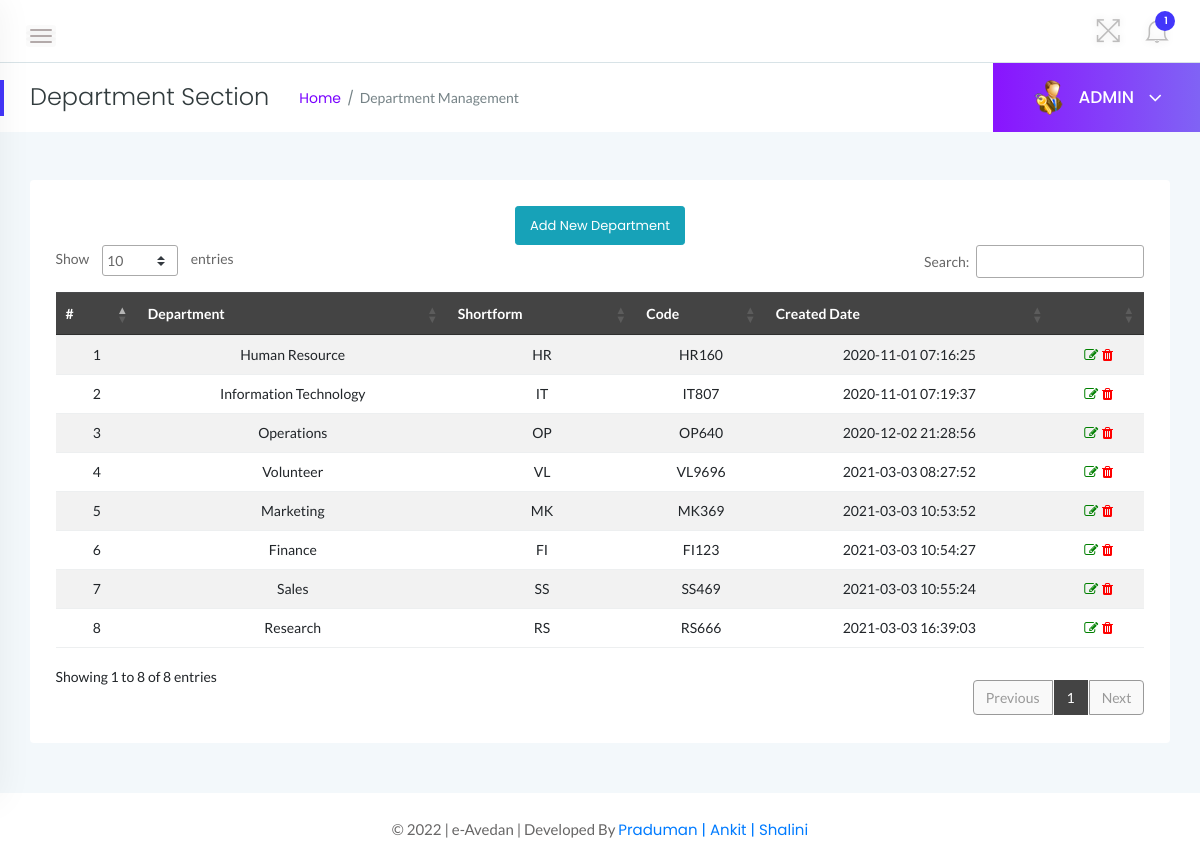
The page /admin/department.php (signed in) on the database its author committed.
### tables this page shows
CREATE TABLE `tbldepartments` (
  `id` int(11) NOT NULL,
  `DepartmentName` varchar(150) DEFAULT NULL,
  `DepartmentShortName` varchar(100) NOT NULL,
  `DepartmentCode` varchar(50) DEFAULT NULL,
  `CreationDate` timestamp NULL DEFAULT CURRENT_TIMESTAMP
);

### admin/department.php (the view, shortened to what this page needs)
<?php
    if(strlen($_SESSION['alogin'])==0){
    header('location:index.php');
    } else {
?>
<!doctype html>
<html class="no-js" lang="en">
<head>
    <link rel="stylesheet" href="../assets/css/bootstrap.min.css">
    <link rel="stylesheet" href="../assets/css/font-awesome.min.css">
    <link rel="stylesheet" href="../assets/css/themify-icons.css">
    <link rel="stylesheet" href="../assets/css/metisMenu.css">
    <link rel="stylesheet" href="../assets/css/owl.carousel.min.css">
    <link rel="stylesheet" href="../assets/css/slicknav.min.css">
    <link rel="stylesheet" href="https://www.amcharts.com/lib/3/plugins/export/export.css" type="text/css" media="all" />
    <link rel="stylesheet" type="text/css" href="https://cdn.datatables.net/1.10.19/css/jquery.dataTables.css">
    <link rel="stylesheet" type="text/css" href="https://cdn.datatables.net/1.10.18/css/dataTables.bootstrap4.min.css">
    <link rel="stylesheet" type="text/css" href="https://cdn.datatables.net/responsive/2.2.3/css/responsive.bootstrap.min.css">
    <link rel="stylesheet" type="text/css" href="https://cdn.datatables.net/responsive/2.2.3/css/responsive.jqueryui.min.css">
    <link rel="stylesheet" href="../assets/css/typography.css">
    <link rel="stylesheet" href="../assets/css/default-css.css">
    <link rel="stylesheet" href="../assets/css/styles.css">
    <link rel="stylesheet" href="../assets/css/responsive.css">
</head>
<body>
    <div class="page-container">
        <div class="main-content">
            <div class="header-area">
                <div class="row align-items-center">
                    <div class="col-md-6 col-sm-8 clearfix">
                        <div class="nav-btn pull-left">
                            <span></span>
                            <span></span>
                            <span></span>
                        </div>
                    </div>
                    <div class="col-md-6 col-sm-4 clearfix">
                        <ul class="notification-area pull-right">
                            <li id="full-view"><i class="ti-fullscreen"></i></li>
                            <?php include '../includes/admin-notification.php'?>
                        </ul>
                    </div>
                </div>
            </div>
            <div class="page-title-area">
                <div class="row align-items-center">
                    <div class="col-sm-6">
                        <div class="breadcrumbs-area clearfix">
                            <h4 class="page-title pull-left">Department Section</h4>
                            <ul class="breadcrumbs pull-left">
                                <li><a href="dashboard.php">Home</a></li>
                                <li><span>Department Management</span></li>
                            </ul>
                        </div>
                    </div>
                    <div class="col-sm-6 clearfix">
                        <div class="user-profile pull-right">
                            <img class="avatar user-thumb" src="../assets/images/admin.png" alt="avatar">
                            <h4 class="user-name dropdown-toggle" data-toggle="dropdown">ADMIN <i class="fa fa-angle-down"></i></h4>
                        </div>
                    </div>
                </div>
            </div>
            <div class="main-content-inner">
                <div class="row">
                    <div class="col-12 mt-5">
                        <div class="card">
                            <div class="card-body">
                                <div class="data-tables datatable-dark">
                                <center><a href="add-department.php" class="btn btn-sm btn-info">Add New Department</a></center>
                                    <table id="dataTable3" class="table table-hover table-striped text-center">
                                        <thead class="text-capitalize">
                                            <tr>
                                                <th>#</th>
                                                <th>Department</th>
                                                <th>Shortform</th>
                                                <th>Code</th>
                                                <th>Created Date</th>
                                                <th></th>
                                            </tr>
                                        </thead>
                                        <tbody>
                                    <?php $sql = "SELECT * from tbldepartments";
                                    $query = $dbh -> prepare($sql);
                                    $query->execute();
                                    $results=$query->fetchAll(PDO::FETCH_OBJ);
                                    $cnt=1;
                                    if($query->rowCount() > 0)
                                    {
                                    foreach($results as $result)
                                    {               ?>
                                        <tr>
                                            <td> <?php echo htmlentities($cnt);?></td>
                                            <td><?php echo htmlentities($result->DepartmentName);?></td>
                                            <td><?php echo htmlentities($result->DepartmentShortName);?></td>
                                            <td><?php echo htmlentities($result->DepartmentCode);?></td>
                                            <td><?php echo htmlentities($result->CreationDate);?></td>
                                            <td><a href="edit-department.php?deptid=<?php echo htmlentities($result->id);?>"><i class="fa fa-edit" style="color:green"></i></a><a href="department.php?del=<?php echo htmlentities($result->id);?>" onclick="return confirm('Do you want to delete');"> <i class="fa fa-trash" style="color:red"></i></a></td>
                                        </tr>
                                         <?php $cnt++;} }?>
                                    </tbody>
                                    </table>
                                </div>
                            </div>
                        </div>
                    </div>
                </div>
                </div>
            </div>
            <?php include '../includes/footer.php' ?>
        </div>
</body>
</html>
<?php } ?>

### assets/css/styles.css (style rules this page uses)
.page-container { width: 100%; height: 100%; min-height: 100vh; padding-left: 280px; -webkit-transition: padding-left 0.3s ease 0s; transition: padding-left 0.3s ease 0s; }
.sbar_collapsed.page-container { padding-left: 0; }
.card { border: none; border-radius: 4px; background-color: #fff; -webkit-transition: all 0.3s ease 0s; transition: all 0.3s ease 0s; }
.card-body { padding: 25.6px; padding: 1.6rem; }
.main-content { width: 100%; background: #f3f8fb; }
.main-content-inner { padding: 0 30px 50px; }
.header-area { padding: 15px 30px; background: #fff; border-bottom: 1px solid #d8e3e7; }
.nav-btn { margin: 10px 30px 0 0; cursor: pointer; }
.nav-btn span { display: block; width: 22px; height: 2px; background: #b3aaaa; margin: 4px 0; border-radius: 15px; -webkit-transition: all 0.3s ease 0s; transition: all 0.3s ease 0s; box-shadow: 0 0 0 4px rgba(99, 96, 96, 0.03); }
.nav-btn span:nth-child(2) { opacity: 0; }
.nav-btn span:first-child { -webkit-transform: rotate(45deg) translate(5px, 5px); transform: rotate(45deg) translate(5px, 5px); }
.nav-btn span:last-child { -webkit-transform: rotate(-45deg) translate(3px, -3px); transform: rotate(-45deg) translate(3px, -3px); }
.sbar_collapsed .nav-btn span { transform: none; opacity: 1; }
.notification-area { -webkit-user-select: none; -moz-user-select: none; -ms-user-select: none; user-select: none; position: relative; z-index: 1; }
.notification-area li { display: inline-block; margin-left: 20px; cursor: pointer; -webkit-user-select: none; -moz-user-select: none; -ms-user-select: none; user-select: none; }
.notification-area li > i { font-size: 26px; color: #bdbcbc; vertical-align: middle; text-shadow: 0 0 8px rgba(0, 0, 0, 0.12); -webkit-transition: color 0.3s ease 0s; transition: color 0.3s ease 0s; }
.notification-area li#full-view { display: inline-block; }
.page-title-area { padding: 0 30px; background: #fff; position: relative; }
.page-title-area:before { content: ""; position: absolute; left: 0; top: 50%; width: 4px; height: 36px; background: var(--primary-color); -webkit-transform: translateY(-50%); transform: translateY(-50%); }
.page-title { font-size: 24px; font-weight: 300; color: #313b3d; letter-spacing: 0; margin-right: 30px; }
ul.breadcrumbs { margin-top: 4px; }
.breadcrumbs li { display: inline-block; }
.breadcrumbs li a, .breadcrumbs li span { display: block; font-size: 14px; font-weight: 400; color: #7801ff; letter-spacing: 0; margin-right: 16px; position: relative; }
.breadcrumbs li a:before { content: "/"; color: #768387; position: absolute; right: -13px; top: 0; }
.breadcrumbs li span { margin-right: 0; color: #768387; text-transform: capitalize; }
.user-profile { margin-right: -30px; display: -webkit-box; display: -ms-flexbox; display: flex; -webkit-box-align: center; -ms-flex-align: center; align-items: center; -ms-flex-wrap: wrap; flex-wrap: wrap; background: -webkit-linear-gradient(left, #8914fe 0%, #8063f5 100%); background: linear-gradient(to right, #8914fe 0%, #8063f5 100%); padding: 17px 38px; position: relative; }
.user-profile img.avatar { height: 35px; width: 35px; border-radius: 50%; margin-right: 12px; }
.user-name { font-size: 17px; font-weight: 500; color: #fff; letter-spacing: 0; cursor: pointer; -webkit-user-select: none; -moz-user-select: none; -ms-user-select: none; user-select: none; }
.user-name i { margin-left: 10px; font-size: 21px; vertical-align: middle; position: relative; }
.notification-area .dropdown-toggle, .user-name.dropdown-toggle { position: relative; }
.notification-area .dropdown-toggle:after, .user-name.dropdown-toggle:after { display: none; }
.btn { padding: 11px 17px; font-size: 13px; letter-spacing: 0; }
.btn-sm { padding: 9px 14px; }
table tr th { border-bottom: none; }
table tr th, table tr td { border-top: 1px solid rgba(120, 130, 140, 0.13) !important; }
table.dataTable.no-footer { border-bottom: 1px solid rgba(120, 130, 140, 0.13) !important; }
table.dataTable thead th, table.dataTable thead td { border-bottom-color: transparent; }
.datatable-dark thead { background: #444; color: #fff; }

### rows shown on the page
tbldepartments: DepartmentName "Human Resource", DepartmentShortName "HR", DepartmentCode "HR160", CreationDate "2020-11-01 07:16:25"
tbldepartments: DepartmentName "Information Technology", DepartmentShortName "IT", DepartmentCode "IT807", CreationDate "2020-11-01 07:19:37"
tbldepartments: DepartmentName "Operations", DepartmentShortName "OP", DepartmentCode "OP640", CreationDate "2020-12-02 21:28:56"
tbldepartments: DepartmentName "Volunteer", DepartmentShortName "VL", DepartmentCode "VL9696", CreationDate "2021-03-03 08:27:52"
tbldepartments: DepartmentName "Marketing", DepartmentShortName "MK", DepartmentCode "MK369", CreationDate "2021-03-03 10:53:52"
tbldepartments: DepartmentName "Finance", DepartmentShortName "FI", DepartmentCode "FI123", CreationDate "2021-03-03 10:54:27"
tbldepartments: DepartmentName "Sales", DepartmentShortName "SS", DepartmentCode "SS469", CreationDate "2021-03-03 10:55:24"
tbldepartments: DepartmentName "Research", DepartmentShortName "RS", DepartmentCode "RS666", CreationDate "2021-03-03 16:39:03"

### other values the page prints
$unreadcount "1"
